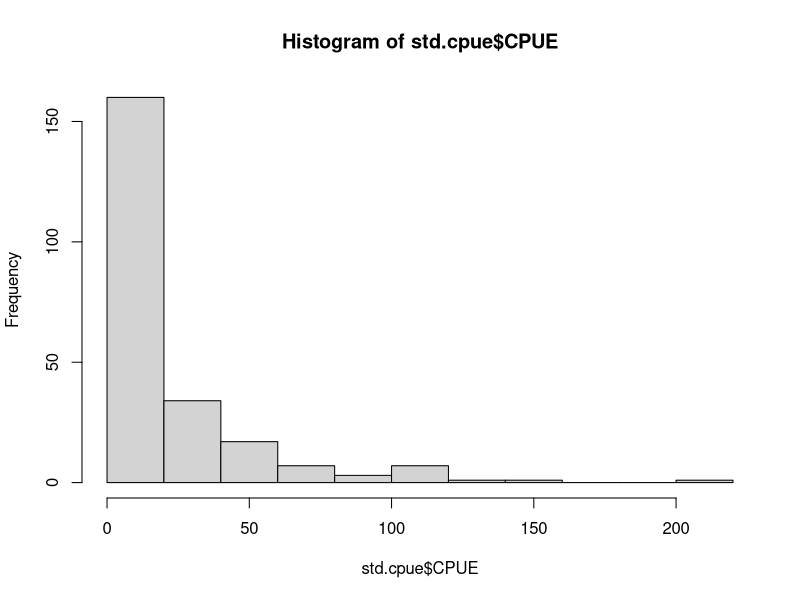

Generate this figure with R: (Note: this script raises an error after producing the figure.)
# R code for Hierarchical CPUE analysis - carp and buffalo project.
setwd() # set file directory


packages<-function(x, repos="http://cran.r-project.org", ...){
  x<-as.character(match.call()[[2]])
  if (!require(x,character.only=TRUE)){
    install.packages(pkgs=x, repos=repos, ...)
    require(x,character.only=TRUE)
  }
}
# Working Directory and Packages

packages(rjags)
packages(mcmcplots)
packages(ggplot2)
packages(gridExtra)
packages(reshape2)
packages(tidyr)
packages(rcompanion)
packages(lubridate)

# load data
std.cpue<-read.csv("CPUE Bayes Data.csv",header=T)
summary(std.cpue)
hist(std.cpue$CPUE)

########################################################################
#
#
#         JAGS Models PART ONE: BUFFALO
#
#             
#
########################################################################

# subset species
std.cpue2<-droplevels(subset(std.cpue, Species == "BIB"))
# define model
cpue.m <- jags.model(
  'FirstAttempt.bug',
  data=list(logPop=std.cpue2$logPop, # log population size and 
            sdlogPop=std.cpue2$sdlogPop, # log sd of population size from data (sdlogpop becomes Tau) 
            n=dim(std.cpue2)[1], # number of samples
            logCPUE=log(std.cpue2$CPUE+1), # log-transformed CPUE from data + 1 to fix ln(0) problem
            WaterTemp=std.cpue2$WaterTemp, # Water temp in celcius, subtracted by 10 in bug file
            SDI=std.cpue2$SDI, # shoreline development index
            LakeSize=std.cpue2$LakeSize, # lake size in hectares
            MaxDepth=std.cpue2$MaxDepth, # maximum depth in meters subtracted by 10 in bug file
            MeanDepth=std.cpue2$MeanDepth), # average depth in meters subtracted by 10 in bug file
  n.chains=3, # number of simulation sequences
  n.adapt=100) # tells jags how much effort to spend in finding right resampling method

coef(cpue.m)

# sample the MCMC chains 1000 times as burn-in, ignore the samples. this gets thrown away
update(cpue.m, 1000)

# we want 1000 draws after burn-in
cpue.i <- coda.samples(cpue.m, # model
                       c('logcatch','b0','b1','b2','b3','b4','b5','sd'), # parameters we want back
                       1000) # number of samples

summary(cpue.i)


############################################
#
# we have some progress!
#
#
# beta 0: intercept
varnames(cpue.i) # reference variables in model
str(cpue.i) # structure of lists
beta0.out <- cbind(cpue.i[[1]][,1], cpue.i[[2]][,1], cpue.i[[3]][,1]) # subsetting for beta mcmc output
attributes(beta0.out) <- NULL # dropping attributes
dens.beta0 <- density(beta0.out) # density
q25.beta0 <- quantile(beta0.out, .025) # lower quantile
q975.beta0 <- quantile(beta0.out, .975) # upper quantile
dd.beta0 <- with(dens.beta0, data.frame(x,y)) # density dataframe

beta0<-qplot(x, y, data = dd.beta0, geom = "line", ylab = "", xlab = "") +
  geom_ribbon(data = subset(dd.beta0, x>q25.beta0 & x<q975.beta0),
              aes(ymax = y), ymin = 0, fill = "red", colour = NA, alpha = 0.5)+
  theme_classic()+
  theme(axis.text=element_text(size=12),
        axis.title=element_text(size=14,face="bold"))+
  xlab("Beta 0 - Intercept")+
  ylab("Density of Beta 0")+
  ggtitle("Buffalo Lakes: Intercept")
#beta0

beta1.out <- cbind(cpue.i[[1]][,2], cpue.i[[2]][,2], cpue.i[[3]][,2]) # subsetting for beta1 mcmc output
attributes(beta1.out) <- NULL # dropping attributes
dens.beta1 <- density(beta1.out) # density
q25.beta1 <- quantile(beta1.out, .025) # lower quantile
q975.beta1 <- quantile(beta1.out, .975) # upper quantile
dd.beta1 <- with(dens.beta1, data.frame(x,y)) # density dataframe

beta1<-qplot(x, y, data = dd.beta1, geom = "line", ylab = "", xlab = "") +
  geom_ribbon(data = subset(dd.beta1, x>q25.beta1 & x<q975.beta1),
              aes(ymax = y), ymin = 0, fill = "red", colour = NA, alpha = 0.5)+
  theme_classic()+
  theme(axis.text=element_text(size=12),
        axis.title=element_text(size=14,face="bold"))+
  xlab("Beta 1 - Lake Size")+
  ylab("Density of Beta 1")+
  ggtitle("Buffalo Lakes: Lake Size")
#beta1


beta2.out <- cbind(cpue.i[[1]][,3], cpue.i[[2]][,3], cpue.i[[3]][,3]) # subsetting for beta2 mcmc output
attributes(beta2.out) <- NULL # dropping attributes
dens.beta2 <- density(beta2.out) # density
q25.beta2 <- quantile(beta2.out, .025) # lower quantile
q975.beta2 <- quantile(beta2.out, .975) # upper quantile
dd.beta2 <- with(dens.beta2, data.frame(x,y)) # density dataframe

beta2<-qplot(x, y, data = dd.beta2, geom = "line", ylab = "", xlab = "") +
  geom_ribbon(data = subset(dd.beta2, x>q25.beta2 & x<q975.beta2),
              aes(ymax = y), ymin = 0, fill = "red", colour = NA, alpha = 0.5)+
  theme_classic()+
  theme(axis.text=element_text(size=12),
        axis.title=element_text(size=14,face="bold"))+
  xlab("Beta 2 - Maximum Depth (meters)")+
  ylab("Density of Beta 2")+
  ggtitle("Buffalo Lakes: Maximum Depth")
#beta2


beta3.out <- cbind(cpue.i[[1]][,4], cpue.i[[2]][,4], cpue.i[[3]][,4]) # subsetting for beta3 mcmc output
attributes(beta3.out) <- NULL # dropping attributes
dens.beta3 <- density(beta3.out) # density
q25.beta3 <- quantile(beta3.out, .025) # lower quantile
q975.beta3 <- quantile(beta3.out, .975) # upper quantile
dd.beta3 <- with(dens.beta3, data.frame(x,y)) # density dataframe

beta3<-qplot(x, y, data = dd.beta3, geom = "line", ylab = "", xlab = "") +
  geom_ribbon(data = subset(dd.beta3, x>q25.beta3 & x<q975.beta3),
              aes(ymax = y), ymin = 0, fill = "red", colour = NA, alpha = 0.5)+
  theme_classic()+
  theme(axis.text=element_text(size=12),
        axis.title=element_text(size=14,face="bold"))+
  xlab("Beta 3 - Mean Depth")+
  ylab("Density of Beta 3")+
  ggtitle("Buffalo Lakes: Mean Depth")
#beta3


beta4.out <- cbind(cpue.i[[1]][,5], cpue.i[[2]][,5], cpue.i[[3]][,5]) # subsetting for beta4 mcmc output
attributes(beta4.out) <- NULL # dropping attributes
dens.beta4 <- density(beta4.out) # density
q25.beta4 <- quantile(beta4.out, .025) # lower quantile
q975.beta4 <- quantile(beta4.out, .975) # upper quantile
dd.beta4 <- with(dens.beta4, data.frame(x,y)) # density dataframe

beta4<-qplot(x, y, data = dd.beta4, geom = "line", ylab = "", xlab = "") +
  geom_ribbon(data = subset(dd.beta4, x>q25.beta4 & x<q975.beta4),
              aes(ymax = y), ymin = 0, fill = "red", colour = NA, alpha = 0.5)+
  theme_classic()+
  theme(axis.text=element_text(size=12),
        axis.title=element_text(size=14,face="bold"))+
  xlab("Beta 4 - Shoreline Development Index")+
  ylab("Density of Beta 4")+
  ggtitle("Buffalo Lakes: SDI")
#beta4


beta5.out <- cbind(cpue.i[[1]][,6], cpue.i[[2]][,6], cpue.i[[3]][,6]) # subsetting for beta5 mcmc output
attributes(beta5.out) <- NULL # dropping attributes
dens.beta5 <- density(beta5.out) # density
q25.beta5 <- quantile(beta5.out, .025) # lower quantile
q975.beta5 <- quantile(beta5.out, .975) # upper quantile
dd.beta5 <- with(dens.beta5, data.frame(x,y)) # density dataframe

beta5<-qplot(x, y, data = dd.beta5, geom = "line", ylab = "", xlab = "") +
  geom_ribbon(data = subset(dd.beta5, x>q25.beta5 & x<q975.beta5),
              aes(ymax = y), ymin = 0, fill = "red", colour = NA, alpha = 0.5)+
  theme_classic()+
  theme(axis.text=element_text(size=12),
        axis.title=element_text(size=14,face="bold"))+
  xlab("Beta 5 - Water Temp")+
  ylab("Density of Beta 5")+
  ggtitle("Buffalo Lakes: Water Temp")
#beta5

# arrange the six plots:
grid.arrange(beta0, beta1, beta2,
             beta3, beta4, beta5,
             ncol=3)




########################################################################
#
#
#         JAGS Models PART TWO: CARP
#
#             
#
########################################################################
# define model
std.cpue2<-droplevels(subset(std.cpue, Species == "COC"))

cpue.m <- jags.model(
  'FirstAttempt.bug',
  data=list(logPop=std.cpue2$logPop, # log pouplation size and 
            sdlogPop=std.cpue2$sdlogPop, # log sd of population size from data (sdlogpop becomes Tau) 
            n=dim(std.cpue2)[1], # number of samples
            logCPUE=log(std.cpue2$CPUE+1), # log-transformed CPUE from data + 1 to fix ln(0) problem
            WaterTemp=std.cpue2$WaterTemp, # Water temp in celcius, subtracted by 10 in bug file
            SDI=std.cpue2$SDI, # shoreline development index
            LakeSize=std.cpue2$LakeSize, # lake size in hectares
            MaxDepth=std.cpue2$MaxDepth, # maximum depth in meters subtracted by 10 in bug file
            MeanDepth=std.cpue2$MeanDepth), # average depth in meters subtracted by 10 in bug file
  n.chains=3, # number of simulation sequences
  n.adapt=100) # tells jags how much effort to spend in finding right resampling method

coef(cpue.m)

# sample the MCMC chains 1000 times as burn-in, ignore the samples. this gets thrown away
update(cpue.m, 1000)

# we want to plot:
## curve of estimated catchabaility 
## uncertainty 
cpue.i <- coda.samples(cpue.m, # model
                       c('logcatch','b0','b1','b2','b3','b4','b5','sd'), # parameters we want back
                       1000) # number of samples
summary(cpue.i)


############################################
#
# we have some progress!
#
#
# beta 0: intercept
varnames(cpue.i) # reference variables in model
str(cpue.i) # structure of lists
beta0.out <- cbind(cpue.i[[1]][,1], cpue.i[[2]][,1], cpue.i[[3]][,1]) # subsetting for beta1 mcmc output
attributes(beta0.out) <- NULL # dropping attributes
dens.beta0 <- density(beta0.out) # density
q25.beta0 <- quantile(beta0.out, .025) # lower quantile
q975.beta0 <- quantile(beta0.out, .975) # upper quantile
dd.beta0 <- with(dens.beta0, data.frame(x,y)) # density dataframe

beta0<-qplot(x, y, data = dd.beta0, geom = "line", ylab = "", xlab = "") +
  geom_ribbon(data = subset(dd.beta0, x>q25.beta0 & x<q975.beta0),
              aes(ymax = y), ymin = 0, fill = "red", colour = NA, alpha = 0.5)+
  theme_classic()+
  theme(axis.text=element_text(size=12),
        axis.title=element_text(size=14,face="bold"))+
  xlab("Beta 0 - Intercept")+
  ylab("Density of Beta 0")+
  ggtitle("Carp Lakes: Intercept")
#beta0

beta1.out <- cbind(cpue.i[[1]][,2], cpue.i[[2]][,2], cpue.i[[3]][,2]) # subsetting for beta1 mcmc output
attributes(beta1.out) <- NULL # dropping attributes
dens.beta1 <- density(beta1.out) # density
q25.beta1 <- quantile(beta1.out, .025) # lower quantile
q975.beta1 <- quantile(beta1.out, .975) # upper quantile
dd.beta1 <- with(dens.beta1, data.frame(x,y)) # density dataframe

beta1<-qplot(x, y, data = dd.beta1, geom = "line", ylab = "", xlab = "") +
  geom_ribbon(data = subset(dd.beta1, x>q25.beta1 & x<q975.beta1),
              aes(ymax = y), ymin = 0, fill = "red", colour = NA, alpha = 0.5)+
  theme_classic()+
  theme(axis.text=element_text(size=12),
        axis.title=element_text(size=14,face="bold"))+
  xlab("Beta 1 - Lake Size")+
  ylab("Density of Beta 1")+
  ggtitle("Carp Lakes: Lake Size")
#beta1


beta2.out <- cbind(cpue.i[[1]][,3], cpue.i[[2]][,3], cpue.i[[3]][,3]) # subsetting for beta2 mcmc output
attributes(beta2.out) <- NULL # dropping attributes
dens.beta2 <- density(beta2.out) # density
q25.beta2 <- quantile(beta2.out, .025) # lower quantile
q975.beta2 <- quantile(beta2.out, .975) # upper quantile
dd.beta2 <- with(dens.beta2, data.frame(x,y)) # density dataframe

beta2<-qplot(x, y, data = dd.beta2, geom = "line", ylab = "", xlab = "") +
  geom_ribbon(data = subset(dd.beta2, x>q25.beta2 & x<q975.beta2),
              aes(ymax = y), ymin = 0, fill = "red", colour = NA, alpha = 0.5)+
  theme_classic()+
  theme(axis.text=element_text(size=12),
        axis.title=element_text(size=14,face="bold"))+
  xlab("Beta 2 - Maximum Depth (meters)")+
  ylab("Density of Beta 2")+
  ggtitle("Carp Lakes: Maximum Depth")
#beta2


beta3.out <- cbind(cpue.i[[1]][,4], cpue.i[[2]][,4], cpue.i[[3]][,4]) # subsetting for beta3 mcmc output
attributes(beta3.out) <- NULL # dropping attributes
dens.beta3 <- density(beta3.out) # density
q25.beta3 <- quantile(beta3.out, .025) # lower quantile
q975.beta3 <- quantile(beta3.out, .975) # upper quantile
dd.beta3 <- with(dens.beta3, data.frame(x,y)) # density dataframe

beta3<-qplot(x, y, data = dd.beta3, geom = "line", ylab = "", xlab = "") +
  geom_ribbon(data = subset(dd.beta3, x>q25.beta3 & x<q975.beta3),
              aes(ymax = y), ymin = 0, fill = "red", colour = NA, alpha = 0.5)+
  theme_classic()+
  theme(axis.text=element_text(size=12),
        axis.title=element_text(size=14,face="bold"))+
  xlab("Beta 3 - Mean Depth")+
  ylab("Density of Beta 3")+
  ggtitle("Carp Lakes: Mean Depth")
#beta3


beta4.out <- cbind(cpue.i[[1]][,5], cpue.i[[2]][,5], cpue.i[[3]][,5]) # subsetting for beta4 mcmc output
attributes(beta4.out) <- NULL # dropping attributes
dens.beta4 <- density(beta4.out) # density
q25.beta4 <- quantile(beta4.out, .025) # lower quantile
q975.beta4 <- quantile(beta4.out, .975) # upper quantile
dd.beta4 <- with(dens.beta4, data.frame(x,y)) # density dataframe

beta4<-qplot(x, y, data = dd.beta4, geom = "line", ylab = "", xlab = "") +
  geom_ribbon(data = subset(dd.beta4, x>q25.beta4 & x<q975.beta4),
              aes(ymax = y), ymin = 0, fill = "red", colour = NA, alpha = 0.5)+
  theme_classic()+
  theme(axis.text=element_text(size=12),
        axis.title=element_text(size=14,face="bold"))+
  xlab("Beta 4 - Shoreline Development Index")+
  ylab("Density of Beta 4")+
  ggtitle("Carp Lakes: SDI")
#beta4


beta5.out <- cbind(cpue.i[[1]][,6], cpue.i[[2]][,6], cpue.i[[3]][,6]) # subsetting for beta5 mcmc output
attributes(beta5.out) <- NULL # dropping attributes
dens.beta5 <- density(beta5.out) # density
q25.beta5 <- quantile(beta5.out, .025) # lower quantile
q975.beta5 <- quantile(beta5.out, .975) # upper quantile
dd.beta5 <- with(dens.beta5, data.frame(x,y)) # density dataframe

beta5<-qplot(x, y, data = dd.beta5, geom = "line", ylab = "", xlab = "") +
  geom_ribbon(data = subset(dd.beta5, x>q25.beta5 & x<q975.beta5),
              aes(ymax = y), ymin = 0, fill = "red", colour = NA, alpha = 0.5)+
  theme_classic()+
  theme(axis.text=element_text(size=12),
        axis.title=element_text(size=14,face="bold"))+
  xlab("Beta 5 - Water Temp")+
  ylab("Density of Beta 5")+
  ggtitle("Carp Lakes: Water Temp")
#beta5

grid.arrange(beta0, beta1, beta2,
             beta3, beta4, beta5,
             ncol=3)





















###########################################################




#    DO NOT RUN BELOW THIS: OLD CODE NOT UPDATED YET


###############################################################
###########################################################################
# plot of distribution of ElogCPUE in boxplots, overlaid with observed CPUE as points
cpue.4 <- coda.samples(cpue.m, 
                       c('ElogCPUE'), # parameters we want back
                       5000) # number of samples

# storing model output as object
cpue.4.out<-summary(cpue.4)
carp<-droplevels(subset(std.cpue, Species == "COC"))

cpue.plot.data.carp<-cbind(carp,cpue.4.out[[1]][c(1:128),],cpue.4.out[[2]][c(1:128),c(1:5)])
str(cpue.plot.data.carp)
cpue.plot.data.buff$Date<-as.Date(cpue.plot.data.buff$Date, "%m/%d/%Y")

Buff.EvO.CPUE<-ggplot(cpue.plot.data.carp, 
                      aes(x = factor(Date), y = log(CPUE)))+
  geom_boxplot(aes(ymin = cpue.plot.data.carp$`2.5%`, lower = cpue.plot.data.carp$`25%`, 
                   middle = cpue.plot.data.carp$Mean, 
                   upper = cpue.plot.data.carp$`75%`, ymax = cpue.plot.data.carp$`97.5%`),
               stat = "identity")+
  geom_point(size=5)+
  facet_grid(.~Lake)+
  theme_classic()+
  theme(axis.text=element_text(size=8),
        axis.text.x = element_text(angle=90),
        axis.title=element_text(size=14,face="bold"))+
  xlab("Date")+
  ylab("Expected and observed ln (CPUE)")+
  ggtitle("Comparison of Expected Ln Buffalo CPUE Distribution vs. Observed Ln Carp CPUE")
Buff.EvO.CPUE
########################################################################################
